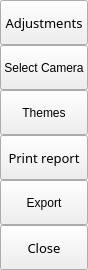
                 <widget class="QFrame" name="extraRightBox">
                  <property name="minimumSize">
                   <size>
                    <width>0</width>
                    <height>0</height>
                   </size>
                  </property>
                  <property name="maximumSize">
                   <size>
                    <width>0</width>
                    <height>16777215</height>
                   </size>
                  </property>
                  <property name="frameShape">
                   <enum>QFrame::NoFrame</enum>
                  </property>
                  <property name="frameShadow">
                   <enum>QFrame::Raised</enum>
                  </property>
                  <layout class="QVBoxLayout" name="verticalLayout_7">
                   <property name="spacing">
                    <number>0</number>
                   </property>
                   <property name="leftMargin">
                    <number>0</number>
                   </property>
                   <property name="topMargin">
                    <number>0</number>
                   </property>
                   <property name="rightMargin">
                    <number>0</number>
                   </property>
                   <property name="bottomMargin">
                    <number>0</number>
                   </property>
                   <item>
                    <widget class="QFrame" name="themeSettingsTopDetail">
                     <property name="maximumSize">
                      <size>
                       <width>16777215</width>
                       <height>3</height>
                      </size>
                     </property>
                     <property name="frameShape">
                      <enum>QFrame::NoFrame</enum>
                     </property>
                     <property name="frameShadow">
                      <enum>QFrame::Raised</enum>
                     </property>
                    </widget>
                   </item>
                   <item>
                    <widget class="QFrame" name="contentSettings">
                     <property name="frameShape">
                      <enum>QFrame::NoFrame</enum>
                     </property>
                     <property name="frameShadow">
                      <enum>QFrame::Raised</enum>
                     </property>
                     <layout class="QVBoxLayout" name="verticalLayout_13">
                      <property name="spacing">
                       <number>0</number>
                      </property>
                      <property name="leftMargin">
                       <number>0</number>
                      </property>
                      <property name="topMargin">
                       <number>0</number>
                      </property>
                      <property name="rightMargin">
                       <number>0</number>
                      </property>
                      <property name="bottomMargin">
                       <number>0</number>
                      </property>
                      <item>
                       <widget class="QPushButton" name="btn_adjustments">
                        <property name="sizePolicy">
                         <sizepolicy hsizetype="Expanding" vsizetype="Fixed">
                          <horstretch>0</horstretch>
                          <verstretch>0</verstretch>
                         </sizepolicy>
                        </property>
                        <property name="minimumSize">
                         <size>
                          <width>0</width>
                          <height>45</height>
                         </size>
                        </property>
                        <property name="font">
                         <font>
                          <family>sans-serif</family>
                          <pointsize>10</pointsize>
                          <weight>50</weight>
                          <italic>false</italic>
                          <bold>false</bold>
                         </font>
                        </property>
                        <property name="cursor">
                         <cursorShape>PointingHandCursor</cursorShape>
                        </property>
                        <property name="layoutDirection">
                         <enum>Qt::LeftToRight</enum>
                        </property>
                        <property name="styleSheet">
                         <string notr="true">background-image: url(:/icons/images/icons/cil-equalizer.png);</string>
                        </property>
                        <property name="text">
                         <string>Adjustments</string>
                        </property>
                       </widget>
                      </item>
                      <item>
                       <widget class="QPushButton" name="btn_selectcamera">
                        <property name="minimumSize">
                         <size>
                          <width>0</width>
                          <height>45</height>
                         </size>
                        </property>
                        <property name="styleSheet">
                         <string notr="true">background-image: url(:/icons/images/icons/cil-camera.png);

</string>
                        </property>
                        <property name="text">
                         <string>Select Camera</string>
                        </property>
                       </widget>
                      </item>
                      <item>
                       <widget class="QPushButton" name="btn_themes">
                        <property name="sizePolicy">
                         <sizepolicy hsizetype="Expanding" vsizetype="Fixed">
                          <horstretch>0</horstretch>
                          <verstretch>0</verstretch>
                         </sizepolicy>
                        </property>
                        <property name="minimumSize">
                         <size>
                          <width>0</width>
                          <height>45</height>
                         </size>
                        </property>
                        <property name="styleSheet">
                         <string notr="true">background-image: url(:/icons/images/icons/cil-screen-desktop.png)</string>
                        </property>
                        <property name="text">
                         <string>Themes</string>
                        </property>
                       </widget>
                      </item>
                      <item>
                       <widget class="QPushButton" name="btn_print">
                        <property name="sizePolicy">
                         <sizepolicy hsizetype="Expanding" vsizetype="Fixed">
                          <horstretch>0</horstretch>
                          <verstretch>0</verstretch>
                         </sizepolicy>
                        </property>
                        <property name="minimumSize">
                         <size>
                          <width>0</width>
                          <height>45</height>
                         </size>
                        </property>
                        <property name="font">
                         <font>
                          <family>sans-serif</family>
                          <pointsize>10</pointsize>
                          <weight>50</weight>
                          <italic>false</italic>
                          <bold>false</bold>
                         </font>
                        </property>
                        <property name="cursor">
                         <cursorShape>PointingHandCursor</cursorShape>
                        </property>
                        <property name="layoutDirection">
                         <enum>Qt::LeftToRight</enum>
                        </property>
                        <property name="styleSheet">
                         <string notr="true">background-image: url(:/icons/images/icons/cil-print.png);</string>
                        </property>
                        <property name="text">
                         <string>Print report</string>
                        </property>
                       </widget>
                      </item>
                      <item>
                       <widget class="QPushButton" name="btn_export">
                        <property name="sizePolicy">
                         <sizepolicy hsizetype="Expanding" vsizetype="Fixed">
                          <horstretch>0</horstretch>
                          <verstretch>0</verstretch>
                         </sizepolicy>
                        </property>
                        <property name="minimumSize">
                         <size>
                          <width>0</width>
                          <height>45</height>
                         </size>
                        </property>
                        <property name="cursor">
                         <cursorShape>PointingHandCursor</cursorShape>
                        </property>
                        <property name="styleSheet">
                         <string notr="true">background-image: url(:/icons/images/icons/cil-vertical-align-bottom.png);
</string>
                        </property>
                        <property name="text">
                         <string>Export</string>
                        </property>
                       </widget>
                      </item>
                      <item>
                       <widget class="QPushButton" name="btn_close">
                        <property name="sizePolicy">
                         <sizepolicy hsizetype="Expanding" vsizetype="Fixed">
                          <horstretch>0</horstretch>
                          <verstretch>0</verstretch>
                         </sizepolicy>
                        </property>
                        <property name="minimumSize">
                         <size>
                          <width>0</width>
                          <height>45</height>
                         </size>
                        </property>
                        <property name="font">
                         <font>
                          <family>sans-serif</family>
                          <pointsize>10</pointsize>
                          <weight>50</weight>
                          <italic>false</italic>
                          <bold>false</bold>
                         </font>
                        </property>
                        <property name="cursor">
                         <cursorShape>PointingHandCursor</cursorShape>
                        </property>
                        <property name="layoutDirection">
                         <enum>Qt::LeftToRight</enum>
                        </property>
                        <property name="styleSheet">
                         <string notr="true">background-image: url(:/icons/images/icons/cil-account-logout.png);</string>
                        </property>
                        <property name="text">
                         <string>Close</string>
                        </property>
                       </widget>
                      </item>
                      <item alignment="Qt::AlignTop">
                       <widget class="QFrame" name="topMenus">
                        <property name="frameShape">
                         <enum>QFrame::NoFrame</enum>
                        </property>
                        <property name="frameShadow">
                         <enum>QFrame::Raised</enum>
                        </property>
                        <layout class="QVBoxLayout" name="verticalLayout_14">
                         <property name="spacing">
                          <number>0</number>
                         </property>
                         <property name="leftMargin">
                          <number>0</number>
                         </property>
                         <property name="topMargin">
                          <number>0</number>
                         </property>
                         <property name="rightMargin">
                          <number>0</number>
                         </property>
                         <property name="bottomMargin">
                          <number>0</number>
                         </property>
                        </layout>
                       </widget>
                      </item>
                     </layout>
                    </widget>
                   </item>
                  </layout>
                 </widget>
